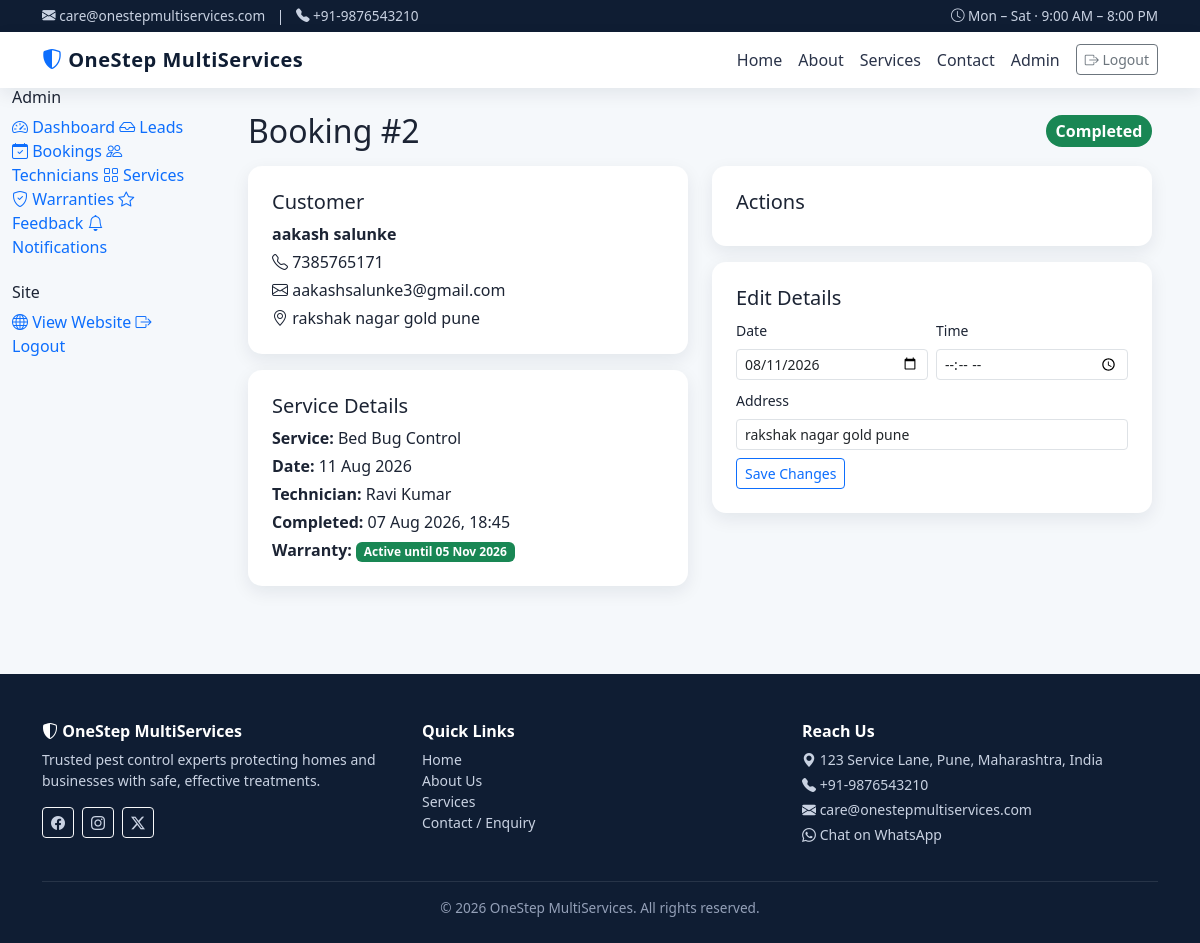
The page /admin/bookings/2 (signed in) on the database its author committed.
### models.py (models this page shows, shortened)
class Booking(db.Model):
    __tablename__ = "bookings"
    id = db.Column(db.Integer, primary_key=True)
    customer_id = db.Column(db.Integer, db.ForeignKey("customers.id"), nullable=False)
    service_id = db.Column(db.Integer, db.ForeignKey("services.id"), nullable=False)
    lead_id = db.Column(db.Integer, db.ForeignKey("leads.id"))
    technician_id = db.Column(db.Integer, db.ForeignKey("users.id"))
    booking_date = db.Column(db.Date, nullable=False)
    booking_time = db.Column(db.String(20))  # HH:MM
    address = db.Column(db.String(255))
    notes = db.Column(db.Text)
    status = db.Column(db.String(20), default="Pending")  # Pending/Confirmed/Assigned/In Progress/Completed/Cancelled
    completed_at = db.Column(db.DateTime)
    created_at = db.Column(db.DateTime, default=datetime.utcnow, index=True)
    feedback = db.relationship("Feedback", backref="booking", uselist=False, lazy=True)
    @property
    def warranty_end(self):
        if self.completed_at:
            from flask import current_app
            return self.completed_at + timedelta(
                days=current_app.config["WARRANTY_DAYS"]
            )
        return None
    @property
    def is_under_warranty(self):
        end = self.warranty_end
        return bool(end and end >= datetime.utcnow())

class Customer(db.Model):
    __tablename__ = "customers"
    id = db.Column(db.Integer, primary_key=True)
    name = db.Column(db.String(120), nullable=False)
    phone = db.Column(db.String(32), nullable=False, index=True)
    email = db.Column(db.String(180), index=True)
    address = db.Column(db.String(255))
    city = db.Column(db.String(80))
    created_at = db.Column(db.DateTime, default=datetime.utcnow)
    leads = db.relationship("Lead", backref="customer", lazy=True)
    bookings = db.relationship("Booking", backref="customer", lazy=True)
    feedback = db.relationship("Feedback", backref="customer", lazy=True)

class Service(db.Model):
    __tablename__ = "services"
    id = db.Column(db.Integer, primary_key=True)
    name = db.Column(db.String(120), nullable=False, unique=True)
    slug = db.Column(db.String(120), unique=True, index=True)
    short_description = db.Column(db.String(255))
    description = db.Column(db.Text)
    benefits = db.Column(db.Text)
    process = db.Column(db.Text)
    faq = db.Column(db.Text)  # JSON-encoded Q&A list
    image = db.Column(db.String(255))  # static/images/<file>
    icon = db.Column(db.String(80))  # bootstrap-icons class e.g. bi-bug
    status = db.Column(db.String(20), default="ACTIVE")  # ACTIVE / INACTIVE
    created_at = db.Column(db.DateTime, default=datetime.utcnow)
    leads = db.relationship("Lead", backref="service", lazy=True)
    bookings = db.relationship("Booking", backref="service", lazy=True)

class User(UserMixin, db.Model):
    __tablename__ = "users"
    id = db.Column(db.Integer, primary_key=True)
    name = db.Column(db.String(120), nullable=False)
    email = db.Column(db.String(180), unique=True, nullable=False, index=True)
    phone = db.Column(db.String(32))
    password_hash = db.Column(db.String(255), nullable=False)
    role = db.Column(db.String(20), nullable=False, default="TECHNICIAN")  # ADMIN / TECHNICIAN
    is_active = db.Column(db.Boolean, default=True)
    created_at = db.Column(db.DateTime, default=datetime.utcnow)
    notifications = db.relationship("Notification", backref="user", lazy=True)
    bookings = db.relationship("Booking", backref="technician", lazy=True)
    @property
    def is_admin(self):
        return self.role == "ADMIN"

### blueprints/admin.py (the view)
    @login_required
    def wrapped(*a, **kw):
        if not current_user.is_admin:
            abort(403)
        return view(*a, **kw)

### blueprints/admin.py (called while the page is built)
def _admin_required(view):
    @login_required
    def wrapped(*a, **kw):
        if not current_user.is_admin:
            abort(403)
        return view(*a, **kw)
    wrapped.__name__ = view.__name__
    return wrapped

@bp.route("/bookings/<int:booking_id>")
@_admin_required
def booking_detail(booking_id):
    b = Booking.query.get_or_404(booking_id)
    technicians = User.query.filter_by(role="TECHNICIAN", is_active=True).all()
    return render_template("admin/booking_detail.html", booking=b, technicians=technicians)

### app/templates/admin/booking_detail.html (shortened to what this page needs)
{% extends "admin/_layout.html" %}
{% block admin_content %}
<div class="d-flex justify-content-between align-items-center mb-3">
  <h2 class="mb-0">Booking #{{ booking.id }}</h2>
  <span class="pill {{ booking.status|lower|replace(' ', '') }} fs-6">{{ booking.status }}</span>
</div>
<div class="row g-4">
  <div class="col-lg-6">
    <div class="os-card p-4 mb-3">
      <h5>Customer</h5>
      <p class="mb-1"><strong>{{ booking.customer.name }}</strong></p>
      <p class="mb-1"><i class="bi bi-telephone"></i> {{ booking.customer.phone }}</p>
      <p class="mb-1"><i class="bi bi-envelope"></i> {{ booking.customer.email or '—' }}</p>
      <p class="mb-0"><i class="bi bi-geo-alt"></i> {{ booking.address or booking.customer.address or '—' }}</p>
    </div>
    <div class="os-card p-4 mb-3">
      <h5>Service Details</h5>
      <p class="mb-1"><strong>Service:</strong> {{ booking.service.name }}</p>
      <p class="mb-1"><strong>Date:</strong> {{ booking.booking_date.strftime('%d %b %Y') }} {{ booking.booking_time or '' }}</p>
      <p class="mb-1"><strong>Technician:</strong> {{ booking.technician.name if booking.technician else '—' }}</p>
      {% if booking.completed_at %}
        <p class="mb-1"><strong>Completed:</strong> {{ booking.completed_at.strftime('%d %b %Y, %H:%M') }}</p>
        {% if booking.warranty_end %}
          <p class="mb-0">
            <strong>Warranty:</strong>
            {% if booking.is_under_warranty %}
              <span class="badge bg-success">Active until {{ booking.warranty_end.strftime('%d %b %Y') }}</span>
            {% else %}
              <span class="badge bg-secondary">Expired {{ booking.warranty_end.strftime('%d %b %Y') }}</span>
            {% endif %}
          </p>
        {% endif %}
      {% endif %}
    </div>
  </div>
  <div class="col-lg-6">
    <div class="os-card p-4 mb-3">
      <h5>Actions</h5>
    </div>
    <div class="os-card p-4">
      <h5>Edit Details</h5>
      <form method="post" action="{{ url_for('admin.booking_update', booking_id=booking.id) }}" class="row g-2">
        <div class="col-6">
          <label class="form-label small">Date</label>
          <input type="date" name="booking_date" class="form-control form-control-sm" value="{{ booking.booking_date.isoformat() }}">
        </div>
        <div class="col-6">
          <label class="form-label small">Time</label>
          <input type="time" name="booking_time" class="form-control form-control-sm" value="{{ booking.booking_time or '' }}">
        </div>
        <div class="col-12">
          <label class="form-label small">Address</label>
          <input type="text" name="address" class="form-control form-control-sm" value="{{ booking.address or '' }}">
        </div>
        <div class="col-12">
          <button class="btn btn-sm btn-outline-primary">Save Changes</button>
        </div>
      </form>
    </div>
  </div>
</div>
{% endblock %}

### app/static/css/style.css (style rules this page uses)
:root { --os-primary: #0d6efd; --os-primary-dark: #0a58ca; --os-accent: #20c997; --os-dark: #0f1d33; --os-muted: #6c757d; --os-bg: #f5f8fb; --os-card-shadow: 0 6px 18px rgba(15, 29, 51, 0.08); --os-radius: 14px; }
body { background: var(--os-bg); font-family: 'Segoe UI', Roboto, system-ui, -apple-system, sans-serif; color: #1c2434; }
.os-card { background: #fff; border-radius: var(--os-radius); box-shadow: var(--os-card-shadow); border: 0; transition: transform .2s ease, box-shadow .2s ease; }
.pill { display: inline-block; padding: .25rem .6rem; font-size: .75rem; font-weight: 600; border-radius: 999px; background: #eef3fb; color: var(--os-dark); }
.pill.completed { background: #198754; color: #fff; }

### rows shown on the page
Booking: id "2", status "Completed", address "rakshak nagar gold pune", booking_date "11 Aug 2026", completed_at "07 Aug 2026, 18:45", warranty_end "05 Nov 2026", booking_date "08/11/2026"
Customer: customer.name "aakash salunke", customer.phone "7385765171", customer "aakashsalunke3@gmail.com"
Service: service.name "Bed Bug Control"
User: technician "Ravi Kumar"

### other values the page prints
{{ business_email }} "care@onestepmultiservices.com"
{{ business_phone }} "+91-9876543210"
{{ business_name }} "OneStep MultiServices"
{{ business_address }} "123 Service Lane, Pune, Maharashtra, India"
